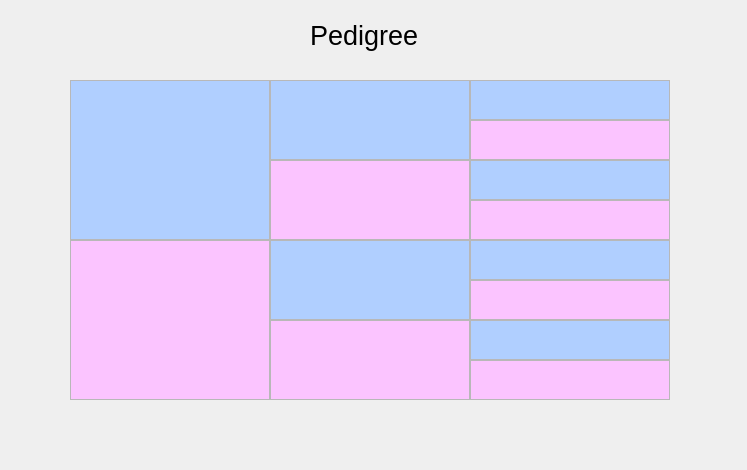
<?xml version="1.0" encoding="UTF-8"?>
<ui version="4.0">
 <class>Form</class>
 <widget class="QWidget" name="Form">
  <property name="geometry">
   <rect>
    <x>0</x>
    <y>0</y>
    <width>747</width>
    <height>470</height>
   </rect>
  </property>
  <property name="palette">
   <palette>
    <active>
     <colorrole role="Base">
      <brush brushstyle="SolidPattern">
       <color alpha="255">
        <red>176</red>
        <green>207</green>
        <blue>255</blue>
       </color>
      </brush>
     </colorrole>
    </active>
    <inactive>
     <colorrole role="Base">
      <brush brushstyle="SolidPattern">
       <color alpha="255">
        <red>176</red>
        <green>207</green>
        <blue>255</blue>
       </color>
      </brush>
     </colorrole>
    </inactive>
    <disabled>
     <colorrole role="Base">
      <brush brushstyle="SolidPattern">
       <color alpha="255">
        <red>240</red>
        <green>240</green>
        <blue>240</blue>
       </color>
      </brush>
     </colorrole>
    </disabled>
   </palette>
  </property>
  <property name="windowTitle">
   <string>Form</string>
  </property>
  <widget class="QTextBrowser" name="f">
   <property name="geometry">
    <rect>
     <x>70</x>
     <y>80</y>
     <width>200</width>
     <height>160</height>
    </rect>
   </property>
   <property name="autoFillBackground">
    <bool>false</bool>
   </property>
  </widget>
  <widget class="QTextBrowser" name="m">
   <property name="geometry">
    <rect>
     <x>70</x>
     <y>240</y>
     <width>200</width>
     <height>160</height>
    </rect>
   </property>
   <property name="palette">
    <palette>
     <active>
      <colorrole role="Base">
       <brush brushstyle="SolidPattern">
        <color alpha="255">
         <red>251</red>
         <green>196</green>
         <blue>255</blue>
        </color>
       </brush>
      </colorrole>
     </active>
     <inactive>
      <colorrole role="Base">
       <brush brushstyle="SolidPattern">
        <color alpha="255">
         <red>251</red>
         <green>196</green>
         <blue>255</blue>
        </color>
       </brush>
      </colorrole>
     </inactive>
     <disabled>
      <colorrole role="Base">
       <brush brushstyle="SolidPattern">
        <color alpha="255">
         <red>240</red>
         <green>240</green>
         <blue>240</blue>
        </color>
       </brush>
      </colorrole>
     </disabled>
    </palette>
   </property>
  </widget>
  <widget class="QTextBrowser" name="ff">
   <property name="geometry">
    <rect>
     <x>270</x>
     <y>80</y>
     <width>200</width>
     <height>80</height>
    </rect>
   </property>
  </widget>
  <widget class="QTextBrowser" name="fm">
   <property name="geometry">
    <rect>
     <x>270</x>
     <y>160</y>
     <width>200</width>
     <height>80</height>
    </rect>
   </property>
   <property name="palette">
    <palette>
     <active>
      <colorrole role="Base">
       <brush brushstyle="SolidPattern">
        <color alpha="255">
         <red>251</red>
         <green>196</green>
         <blue>255</blue>
        </color>
       </brush>
      </colorrole>
     </active>
     <inactive>
      <colorrole role="Base">
       <brush brushstyle="SolidPattern">
        <color alpha="255">
         <red>251</red>
         <green>196</green>
         <blue>255</blue>
        </color>
       </brush>
      </colorrole>
     </inactive>
     <disabled>
      <colorrole role="Base">
       <brush brushstyle="SolidPattern">
        <color alpha="255">
         <red>240</red>
         <green>240</green>
         <blue>240</blue>
        </color>
       </brush>
      </colorrole>
     </disabled>
    </palette>
   </property>
  </widget>
  <widget class="QTextBrowser" name="mf">
   <property name="geometry">
    <rect>
     <x>270</x>
     <y>240</y>
     <width>200</width>
     <height>80</height>
    </rect>
   </property>
  </widget>
  <widget class="QTextBrowser" name="mm">
   <property name="geometry">
    <rect>
     <x>270</x>
     <y>320</y>
     <width>200</width>
     <height>80</height>
    </rect>
   </property>
   <property name="palette">
    <palette>
     <active>
      <colorrole role="Base">
       <brush brushstyle="SolidPattern">
        <color alpha="255">
         <red>251</red>
         <green>196</green>
         <blue>255</blue>
        </color>
       </brush>
      </colorrole>
     </active>
     <inactive>
      <colorrole role="Base">
       <brush brushstyle="SolidPattern">
        <color alpha="255">
         <red>251</red>
         <green>196</green>
         <blue>255</blue>
        </color>
       </brush>
      </colorrole>
     </inactive>
     <disabled>
      <colorrole role="Base">
       <brush brushstyle="SolidPattern">
        <color alpha="255">
         <red>240</red>
         <green>240</green>
         <blue>240</blue>
        </color>
       </brush>
      </colorrole>
     </disabled>
    </palette>
   </property>
  </widget>
  <widget class="QTextBrowser" name="fff">
   <property name="geometry">
    <rect>
     <x>470</x>
     <y>80</y>
     <width>200</width>
     <height>40</height>
    </rect>
   </property>
  </widget>
  <widget class="QTextBrowser" name="ffm">
   <property name="geometry">
    <rect>
     <x>470</x>
     <y>120</y>
     <width>200</width>
     <height>40</height>
    </rect>
   </property>
   <property name="palette">
    <palette>
     <active>
      <colorrole role="Base">
       <brush brushstyle="SolidPattern">
        <color alpha="255">
         <red>251</red>
         <green>196</green>
         <blue>255</blue>
        </color>
       </brush>
      </colorrole>
     </active>
     <inactive>
      <colorrole role="Base">
       <brush brushstyle="SolidPattern">
        <color alpha="255">
         <red>251</red>
         <green>196</green>
         <blue>255</blue>
        </color>
       </brush>
      </colorrole>
     </inactive>
     <disabled>
      <colorrole role="Base">
       <brush brushstyle="SolidPattern">
        <color alpha="255">
         <red>240</red>
         <green>240</green>
         <blue>240</blue>
        </color>
       </brush>
      </colorrole>
     </disabled>
    </palette>
   </property>
  </widget>
  <widget class="QTextBrowser" name="fmf">
   <property name="geometry">
    <rect>
     <x>470</x>
     <y>160</y>
     <width>200</width>
     <height>40</height>
    </rect>
   </property>
  </widget>
  <widget class="QTextBrowser" name="fmm">
   <property name="geometry">
    <rect>
     <x>470</x>
     <y>200</y>
     <width>200</width>
     <height>40</height>
    </rect>
   </property>
   <property name="palette">
    <palette>
     <active>
      <colorrole role="Base">
       <brush brushstyle="SolidPattern">
        <color alpha="255">
         <red>251</red>
         <green>196</green>
         <blue>255</blue>
        </color>
       </brush>
      </colorrole>
     </active>
     <inactive>
      <colorrole role="Base">
       <brush brushstyle="SolidPattern">
        <color alpha="255">
         <red>251</red>
         <green>196</green>
         <blue>255</blue>
        </color>
       </brush>
      </colorrole>
     </inactive>
     <disabled>
      <colorrole role="Base">
       <brush brushstyle="SolidPattern">
        <color alpha="255">
         <red>240</red>
         <green>240</green>
         <blue>240</blue>
        </color>
       </brush>
      </colorrole>
     </disabled>
    </palette>
   </property>
  </widget>
  <widget class="QTextBrowser" name="mff">
   <property name="geometry">
    <rect>
     <x>470</x>
     <y>240</y>
     <width>200</width>
     <height>40</height>
    </rect>
   </property>
  </widget>
  <widget class="QTextBrowser" name="mfm">
   <property name="geometry">
    <rect>
     <x>470</x>
     <y>280</y>
     <width>200</width>
     <height>40</height>
    </rect>
   </property>
   <property name="palette">
    <palette>
     <active>
      <colorrole role="Base">
       <brush brushstyle="SolidPattern">
        <color alpha="255">
         <red>251</red>
         <green>196</green>
         <blue>255</blue>
        </color>
       </brush>
      </colorrole>
     </active>
     <inactive>
      <colorrole role="Base">
       <brush brushstyle="SolidPattern">
        <color alpha="255">
         <red>251</red>
         <green>196</green>
         <blue>255</blue>
        </color>
       </brush>
      </colorrole>
     </inactive>
     <disabled>
      <colorrole role="Base">
       <brush brushstyle="SolidPattern">
        <color alpha="255">
         <red>240</red>
         <green>240</green>
         <blue>240</blue>
        </color>
       </brush>
      </colorrole>
     </disabled>
    </palette>
   </property>
  </widget>
  <widget class="QTextBrowser" name="mmf">
   <property name="geometry">
    <rect>
     <x>470</x>
     <y>320</y>
     <width>200</width>
     <height>40</height>
    </rect>
   </property>
  </widget>
  <widget class="QTextBrowser" name="mmm">
   <property name="geometry">
    <rect>
     <x>470</x>
     <y>360</y>
     <width>200</width>
     <height>40</height>
    </rect>
   </property>
   <property name="palette">
    <palette>
     <active>
      <colorrole role="Base">
       <brush brushstyle="SolidPattern">
        <color alpha="255">
         <red>251</red>
         <green>196</green>
         <blue>255</blue>
        </color>
       </brush>
      </colorrole>
     </active>
     <inactive>
      <colorrole role="Base">
       <brush brushstyle="SolidPattern">
        <color alpha="255">
         <red>251</red>
         <green>196</green>
         <blue>255</blue>
        </color>
       </brush>
      </colorrole>
     </inactive>
     <disabled>
      <colorrole role="Base">
       <brush brushstyle="SolidPattern">
        <color alpha="255">
         <red>240</red>
         <green>240</green>
         <blue>240</blue>
        </color>
       </brush>
      </colorrole>
     </disabled>
    </palette>
   </property>
  </widget>
  <widget class="QLabel" name="label">
   <property name="geometry">
    <rect>
     <x>310</x>
     <y>20</y>
     <width>111</width>
     <height>31</height>
    </rect>
   </property>
   <property name="font">
    <font>
     <pointsize>20</pointsize>
    </font>
   </property>
   <property name="text">
    <string>Pedigree</string>
   </property>
  </widget>
 </widget>
 <resources/>
 <connections/>
</ui>
